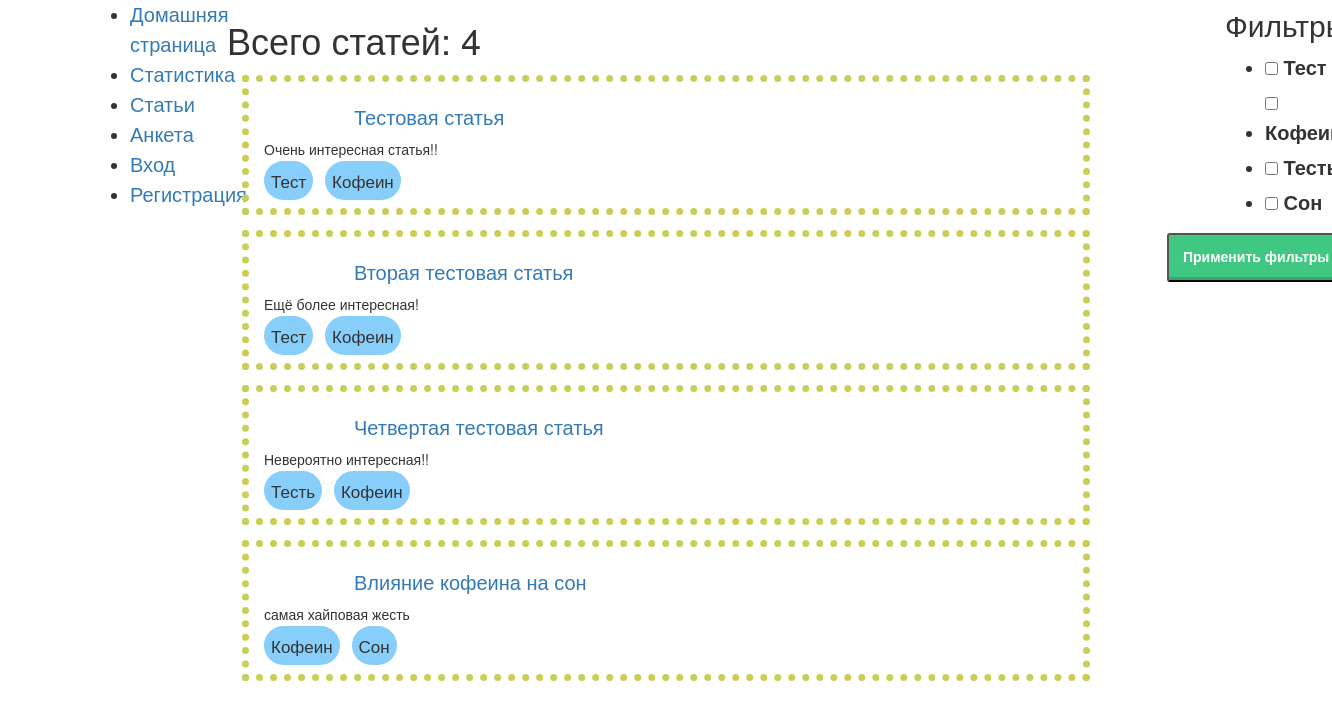
The page /caffeine/articles/ on the database its author committed.
### catalog/models.py (models this page shows, shortened)
class Article(models.Model):
    article_id = models.AutoField(primary_key=True)
    title = models.TextField()
    summary = models.TextField(null=True)
    tags = models.TextField(null=True)
    template = models.TextField(default='base_article')
    class Meta:
        pass
    def create_dict(self):
        return {'title': self.title, 'tags': [i.capitalize() for i in self.tags.split()],
                'summary': self.summary, 'id': self.article_id}

### catalog/views.py (the view)
# urls.py: urlpatterns += [path('articles/', views.articles_view, name="articles")]
def articles_view(request):
    num = Article.objects.all().count()
    articles_list = [i.create_dict() for i in Article.objects.all()]
    form = Articles_filter()
    filters = None
    if request.method == 'POST':
        req = dict(request.POST)
        if 'filter_field' in req.keys():
            filters = req['filter_field']
            articles_list = [i for i in articles_list if set(i['tags']).intersection(set(filters))]
            num = len(articles_list)
    return render(request, 'articles.html', {'num': num, 'articles_list': articles_list,
                                             'form': form, 'filters': filters})

### catalog/forms.py
class Articles_filter(forms.Form):
    tag_list = []
    articles = Article.objects.all()
    for i in articles:
        for j in i.create_dict()['tags']:
            if j not in tag_list:
                tag_list.append(j)
    filter_list = ((i, i) for i in tag_list)
    filter_field = forms.MultipleChoiceField(widget=forms.CheckboxSelectMultiple, choices=filter_list)

### templates/articles.html (shortened to what this page needs)
{% extends "base_generic.html" %}
{% block content %}
<h1>{% if not filters %}Всего статей{% else %} Количество статей содержащих {% for tag in filters %}<span class="tag">{{tag}}</span>{% endfor %}{% endif %}: {{ num }}</h1>
{% for article in articles_list %}
<div class="questionary">
    <a href={{article.id}}><h3>{{article.title}}</h3></a>
    <p>{{article.summary}}</p>
    {% for tag in article.tags %}
    <span class="tag">{{tag}}</span>
    {% endfor %}
</div>
{% endfor %}
{% endblock %}
{% block right-col %}
<h2>Фильтры</h2>
<form method="post" action="{% url 'articles' %}">
    <table>
        {% for question in form %}
            <tr>
              <td>{{ question }}</td>
            </tr>
        {% endfor %}
    </table>
    <div class="button_field">
        <input class="next_button" type="submit" value="Применить фильтры" />
    </div>
</form>
{% endblock %}

### templates/base_generic.html (shortened to what this page needs)
<!DOCTYPE html>
<html lang="en">
<head>
  <link rel="stylesheet" href="https://maxcdn.bootstrapcdn.com/bootstrap/3.3.7/css/bootstrap.min.css">
  {% load static %}
  {% load static %}
  <link rel="stylesheet" href="{% static 'css/styles.css' %}">
</head>
<body>
  <div class="cont
  ainer-fluid">
    <div class="row">
      <div class="col-sm-2">
      {% block sidebar %}
      <ul class="sidebar-nav">
          <li><a href="{% url 'index' %}">Домашняя страница</a></li>
          <li><a href="{% url 'statistic' %}">Статистика</a></li>
          <li><a href="{% url 'articles' %}">Статьи</a></li>
          <li><a href="{% url 'questionary' %}">Анкета</a></li>
          {% if user.is_authenticated %}
         <li>Пользователь: {{ user.get_username }}</li>
         <li><a href="{% url 'logout'%}?next={{request.path}}">Выход</a></li>
       {% else %}
         <li><a href="{% url 'login'%}?next={{request.path}}">Вход</a></li>
          <li><a href="{% url 'registration' %}">Регистрация</a></li>
       {% endif %}
      </ul>
     {% endblock %}
      </div>
      <div class="col-sm-8">
      {% block content %}{% endblock %}
      </div>
      <div class="col-sm-2">
      {% block right-col %}<a>Правая колонка</a>{% endblock %}
      </div>
    </div>
  </div>
</body>
</html>

### catalog/static/css/styles.css (style rules this page uses)
.questionary { border-style: dotted; border-color: #cacd58; border-width: 7px; margin: 15px; padding: 15px; }
.next_button { font-weight: 700; color: white; text-decoration: none; padding: .8em 1em calc(.8em + 3px); border-radius: 3px; background: rgb(64,199,129); box-shadow: 0 -3px rgb(53,167,110) inset; transition: 0.2s; }
.button_field { margin-left: 32px; }
.tag { border-radius: 20px; background-color: #87cefa; margin-right: 8px; padding: 7px; font-size: 17px; }
h2 { font-style: bold; font-size: 30px; font-family: sans-serif; margin-top: 10px; margin-left: 90px; margin-right: 90px; }
h3 { font-style: bold; font-size: 20px; font-family: sans-serif; margin-top: 10px; margin-left: 90px; margin-right: 90px; }
li { font-family: sans-serif; font-size: 20px; text-align: justify; margin-left: 90px; margin-right: 90px; line-height: 30px; }

### rows shown on the page
Article: title "Тестовая статья", summary "Очень интересная статья!!"
Article: title "Вторая тестовая статья", summary "Ещё более интересная!"
Article: title "Четвертая тестовая статья", summary "Невероятно интересная!!"
Article: title "Влияние кофеина на сон", summary "самая хайповая жесть"

### other values the page prints
{{ num }} "4"
{{ tag }} "Тест" "Кофеин" "Тест" "Кофеин" "Тесть" "Кофеин" "Кофеин" "Сон"
